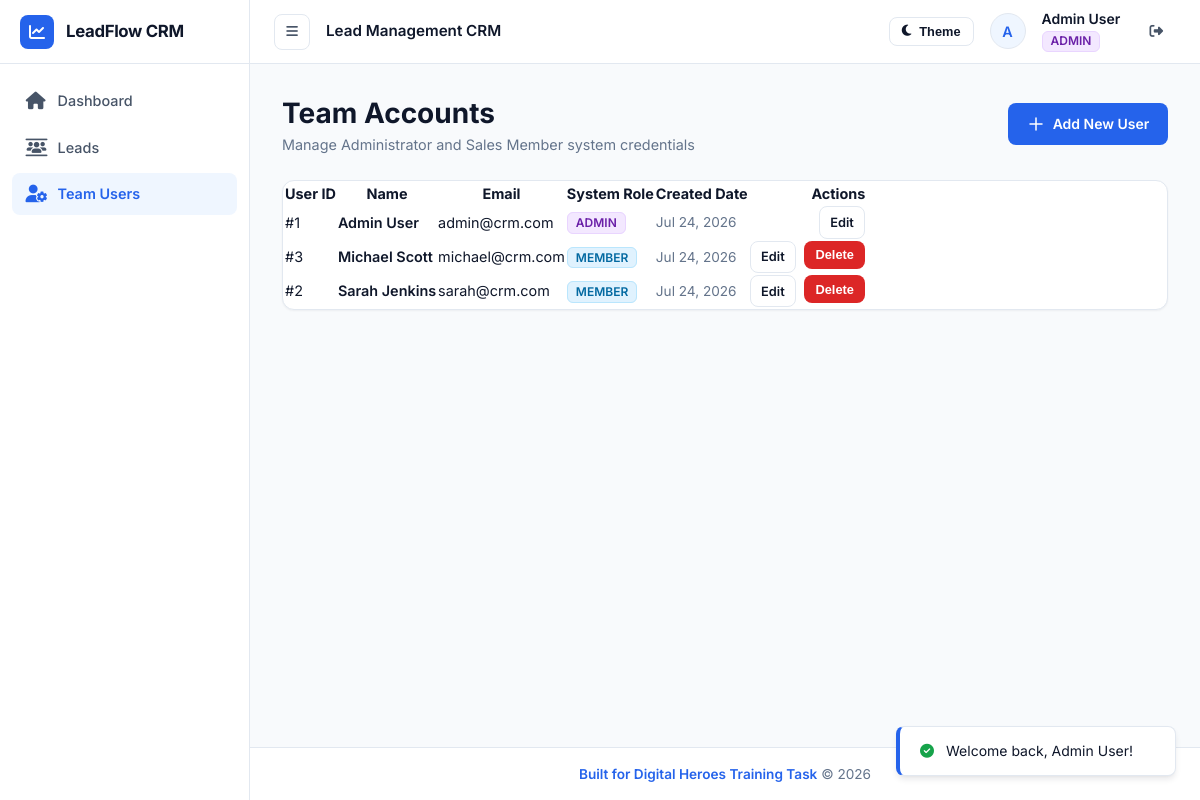
Page /public/users (signed in) on the committed database.
### tables this page shows
CREATE TABLE `users` (
  `id` INT UNSIGNED AUTO_INCREMENT PRIMARY KEY,
  `name` VARCHAR(191) NOT NULL,
  `email` VARCHAR(191) NOT NULL UNIQUE,
  `password` VARCHAR(255) NOT NULL,
  `role` ENUM('ADMIN', 'MEMBER') NOT NULL DEFAULT 'MEMBER',
  `created_at` TIMESTAMP DEFAULT CURRENT_TIMESTAMP,
  `updated_at` TIMESTAMP DEFAULT CURRENT_TIMESTAMP ON UPDATE CURRENT_TIMESTAMP,
  INDEX `idx_users_email` (`email`),
  INDEX `idx_users_role` (`role`)
);

### app/Helpers/functions.php (called while the page is built, shortened)
<?php
if (!function_exists('e')) {
    function e(?string $value): string
    {
        return htmlspecialchars($value ?? '', ENT_QUOTES, 'UTF-8');
    }
}
if (!function_exists('base_url')) {
    function base_url(string $path = ''): string
    {
        $scriptName = $_SERVER['SCRIPT_NAME'] ?? '';
        $baseFolder = rtrim(dirname($scriptName), '/\\');
        $path = ltrim($path, '/');
        return $path ? $baseFolder . '/' . $path : ($baseFolder ?: '/');
    }
}
if (!function_exists('view')) {
    function view(string $template, array $data = []): void
    {
        extract($data);
        $file = __DIR__ . '/../../views/' . str_replace('.', '/', $template) . '.php';
        require $file;
    }
}

### app/Core/Response.php (called while the page is built, shortened)
<?php
class Response
{
    public function render(string $view, array $data = [], int $statusCode = 200): void
    {
        view($view, $data);
        exit;
    }
}

### app/Controllers/UserController.php (called while the page is built, shortened)
<?php
class UserController
{
    private Response $response;
    public function __construct()
    {
        $this->response = new Response();
    }
    public function index(Request $request): void
    {
        $users = User::all();
        $this->response->render('users.index', ['users' => $users]);
    }
}

### public/index.php (called while the page is built, shortened)
<?php
spl_autoload_register(function ($class) {
    $prefix = 'App\\';
    $baseDir = BASE_PATH . '/app/';
    $len = strlen($prefix);
    $relativeClass = substr($class, $len);
    $file = $baseDir . str_replace('\\', '/', $relativeClass) . '.php';
});
require_once BASE_PATH . '/app/Helpers/functions.php';
try {
    $request = new \App\Core\Request();
    $router = new \App\Core\Router($request);
    $router->dispatch();
} catch (\Throwable $e) {
    $isApi = str_starts_with($_SERVER['REQUEST_URI'] ?? '', '/api') ||
             (isset($_SERVER['HTTP_ACCEPT']) && str_contains($_SERVER['HTTP_ACCEPT'], 'application/json'));
    if ($isApi) {
        json_response([
            'success' => false,
            'error' => $e->getMessage(),
            'code' => $e->getCode() ?: 500
        ], $e->getCode() >= 400 && $e->getCode() < 600 ? $e->getCode() : 500);
    } else {
        http_response_code(500);
        if (file_exists(BASE_PATH . '/views/errors/500.php')) {
            view('errors.500', ['exception' => $e]);
        } else {
            echo "<h1>500 Internal Server Error</h1>";
            echo "<p>" . e($e->getMessage()) . "</p>";
        }
    }
}

### app/Core/Database.php (called while the page is built, shortened)
<?php
class Database
{
    private static ?PDO $instance = null;
    public static function getInstance(): PDO
    {
        if (self::$instance === null) {
            $config = require BASE_PATH . '/config/database.php';
            $dsn = sprintf(
                "mysql:host=%s;port=%d;dbname=%s;charset=%s",
                $config['host'],
                $config['port'],
                $config['database'],
                $config['charset']
            );
            try {
                self::$instance = new PDO(
                    $dsn,
                    $config['username'],
                    $config['password'],
                    $config['options']
                );
            } catch (PDOException $e) {
                throw new Exception("Database Connection Failed: " . $e->getMessage(), 500);
            }
        }
        return self::$instance;
    }
    public static function query(string $sql, array $params = []): array
    {
        $stmt = self::getInstance()->prepare($sql);
        $stmt->execute($params);
        return $stmt->fetchAll();
    }
    public static function fetch(string $sql, array $params = []): ?array
    {
        $stmt = self::getInstance()->prepare($sql);
        $stmt->execute($params);
        $result = $stmt->fetch();
        return $result ?: null;
    }
}

### app/Models/User.php (called while the page is built, shortened)
<?php
class User
{
    public static function find(int $id): ?array
    {
        return Database::fetch("SELECT id, name, email, role, created_at, updated_at FROM users WHERE id = ?", [$id]);
    }
    public static function all(): array
    {
        return Database::query("SELECT id, name, email, role, created_at, updated_at FROM users ORDER BY name ASC");
    }
}

### config/database.php (called while the page is built)
<?php
return [
    'host' => '127.0.0.1',
    'port' => 3306,
    'database' => 'lead_crm',
    'username' => 'root',
    'password' => '',
    'charset' => 'utf8mb4',
    'options' => [
        PDO::ATTR_ERRMODE => PDO::ERRMODE_EXCEPTION,
        PDO::ATTR_DEFAULT_FETCH_MODE => PDO::FETCH_ASSOC,
        PDO::ATTR_EMULATE_PREPARES => false,
    ]
];

### app/Core/Auth.php (called while the page is built, shortened)
<?php
class Auth
{
    private static ?array $userCache = null;
    public static function user(): ?array
    {
        if (self::$userCache !== null) {
            return self::$userCache;
        }
        $userId = Session::get('user_id');
        $user = User::find((int) $userId);
        self::$userCache = $user;
        return self::$userCache;
    }
    public static function check(): bool
    {
        return self::user() !== null;
    }
    public static function id(): ?int
    {
        $user = self::user();
        return $user ? (int) $user['id'] : null;
    }
}

### app/Middleware/AuthMiddleware.php (called while the page is built, shortened)
<?php
class AuthMiddleware
{
    public function handle(Request $request): void
    {
        if (!Auth::check()) {
            if ($request->isJson()) {
                json_response(['success' => false, 'error' => 'Unauthenticated access.'], 401);
            } else {
                flash('error', 'Please log in to access this page.');
                redirect('/login');
            }
        }
    }
}

### app/Core/Session.php (called while the page is built, shortened)
<?php
class Session
{
    public static function get(string $key, mixed $default = null): mixed
    {
        return $_SESSION[$key] ?? $default;
    }
}

### app/Core/Request.php (called while the page is built, shortened)
<?php
class Request
{
    private string $uri;
    public function __construct()
    {
        $this->uri = $this->parseUri();
    }
    private function parseUri(): string
    {
        $rawUri = $_SERVER['REQUEST_URI'] ?? '/';
        $rawUri = urldecode($rawUri);
        $scriptDir = urldecode(dirname($_SERVER['SCRIPT_NAME'] ?? ''));
        $scriptDir = str_replace('\\', '/', $scriptDir);
        if ($scriptDir !== '/' && $scriptDir !== '.' && str_starts_with($rawUri, $scriptDir)) {
            $rawUri = substr($rawUri, strlen($scriptDir));
        }
        $uri = '/' . trim($rawUri, '/');
        return $uri === '' ? '/' : $uri;
    }
    public function getUri(): string
    {
        return $this->uri;
    }
}

### views/users/index.php (the view, shortened to what this page needs)
<div style="display: flex; justify-content: space-between; align-items: center; margin-bottom: 1.5rem;">
    <div>
        <h1 style="font-size: 1.75rem; font-weight: 700; color: var(--text-main);">Team Accounts</h1>
        <p style="color: var(--text-muted); font-size: 0.9rem;">Manage Administrator and Sales Member system credentials</p>
    </div>
    <a href="<?= base_url('/users/create') ?>" class="btn btn-primary">
        <svg width="18" height="18" fill="none" stroke="currentColor" viewBox="0 0 24 24"><path stroke-linecap="round" stroke-linejoin="round" stroke-width="2" d="M12 4v16m8-8H4"/></svg>
        <span>Add New User</span>
    </a>
</div>
<div class="table-card">
    <div style="overflow-x: auto;">
        <table class="data-table">
            <thead>
                <tr>
                    <th>User ID</th>
                    <th>Name</th>
                    <th>Email</th>
                    <th>System Role</th>
                    <th>Created Date</th>
                    <th style="text-align: right;">Actions</th>
                </tr>
            </thead>
            <tbody>
                <?php foreach ($users as $u): ?>
                    <tr>
                        <td>#<?= $u['id'] ?></td>
                        <td style="font-weight: 600;"><?= e($u['name']) ?></td>
                        <td><?= e($u['email']) ?></td>
                        <td>
                            <span class="badge-role <?= $u['role'] === 'ADMIN' ? 'badge-admin' : 'badge-member' ?>">
                                <?= $u['role'] ?>
                            </span>
                        </td>
                        <td style="font-size: 0.85rem; color: var(--text-muted);">
                            <?= date('M d, Y', strtotime($u['created_at'])) ?>
                        </td>
                        <td style="text-align: right;">
                            <div style="display: inline-flex; gap: 0.5rem;">
                                <a href="<?= base_url('/users/' . $u['id'] . '/edit') ?>" class="btn btn-secondary" style="padding: 0.35rem 0.65rem; font-size: 0.8rem;">
                                    Edit
                                </a>
                                <?php if ((int)$u['id'] !== \App\Core\Auth::id()): ?>
                                    <form action="<?= base_url('/users/' . $u['id'] . '/delete') ?>" method="POST" onsubmit="return confirm('Delete user <?= e($u['name']) ?>?');" style="display: inline;">
                                        <button type="submit" class="btn btn-danger" style="padding: 0.35rem 0.65rem; font-size: 0.8rem;">
                                            Delete
                                        </button>
                                    </form>
                                <?php endif; ?>
                            </div>
                        </td>
                    </tr>
                <?php endforeach; ?>
            </tbody>
        </table>
    </div>
</div>
<?php
require BASE_PATH . '/views/layouts/main.php';
?>

### app/Core/Router.php (shortened to what this page needs)
<?php
class Router
{
    private Request $request;
    private array $routes = [];
    private array $groupMiddleware = [];
    public function __construct(Request $request)
    {
        $this->request = $request;
    }
    public function group(array $attributes, callable $callback): void
    {
        $previousGroupMiddleware = $this->groupMiddleware;
        if (isset($attributes['middleware'])) {
            $this->groupMiddleware = array_merge($this->groupMiddleware, (array) $attributes['middleware']);
        }
        $this->groupMiddleware = $previousGroupMiddleware;
    }
    private function addRoute(string $method, string $path, array $handler, array $middleware = []): self
    {
        $allMiddleware = array_merge($this->groupMiddleware, $middleware);
        $this->routes[] = [
            'method' => strtoupper($method),
            'path' => '/' . trim($path, '/'),
            'handler' => $handler,
            'middleware' => $allMiddleware
        ];
        return $this;
    }
    public function dispatch(): void
    {
        $requestMethod = $this->request->getMethod();
        $requestUri = '/' . trim($this->request->getUri(), '/');
        foreach ($this->routes as $route) {
            if ($route['method'] !== $requestMethod) {
                continue;
            }
            $pattern = preg_replace('/\{([a-zA-Z0-9_]+)\}/', '(?P<$1>[^/]+)', $route['path']);
            $pattern = '#^' . $pattern . '$#';
            if (preg_match($pattern, $requestUri, $matches)) {
                $params = array_filter($matches, 'is_string', ARRAY_FILTER_USE_KEY);
                foreach ($route['middleware'] as $middlewareClass) {
                    $middleware = new $middlewareClass();
                    $middleware->handle($this->request);
                }
                [$controllerClass, $method] = $route['handler'];
                $controller = new $controllerClass();
                call_user_func_array([$controller, $method], array_merge([$this->request], $params));
                return;
            }
        }
    }
}

### views/partials/navbar.php
<?php $currentUser = \App\Core\Auth::user(); ?>
<nav class="top-navbar">
    <div class="navbar-left">
        <button type="button" class="menu-toggle-btn" id="menuToggleBtn" title="Toggle Navigation">
            <i class="fa-solid fa-bars"></i>
        </button>
        <span style="font-size: 0.95rem; font-weight: 600; color: var(--text-primary);">
            Lead Management CRM
        </span>
    </div>
    <div class="user-nav-group">
        <button type="button" class="btn btn-secondary" id="themeToggleBtn" style="padding: 0.4rem 0.75rem; font-size: 0.8rem;">
            <i class="fa-solid fa-moon"></i>
            <span>Theme</span>
        </button>
        <?php if ($currentUser): ?>
            <div class="user-avatar-badge">
                <?= strtoupper(substr($currentUser['name'], 0, 1)) ?>
            </div>
            <div style="display: flex; flex-direction: column; line-height: 1.2;">
                <span style="font-weight: 600; font-size: 0.875rem; color: var(--text-primary);"><?= e($currentUser['name']) ?></span>
                <span class="badge-role <?= $currentUser['role'] === 'ADMIN' ? 'badge-admin' : 'badge-member' ?>" style="width: fit-content; margin-top: 0.15rem;">
                    <?= $currentUser['role'] ?>
                </span>
            </div>
            <a href="<?= base_url('/logout') ?>" class="btn btn-ghost" style="padding: 0.4rem 0.75rem; font-size: 0.85rem;" title="Sign Out">
                <i class="fa-solid fa-right-from-bracket"></i>
            </a>
        <?php endif; ?>
    </div>
</nav>

### rows in the picture
users: name "A", name "Admin User", role "ADMIN", id "1", email "admin@crm.com", created_at "Jul 24, 2026"
users: id "3", name "Michael Scott", email "michael@crm.com", role "MEMBER", created_at "Jul 24, 2026"
users: id "2", name "Sarah Jenkins", email "sarah@crm.com", role "MEMBER", created_at "Jul 24, 2026"
